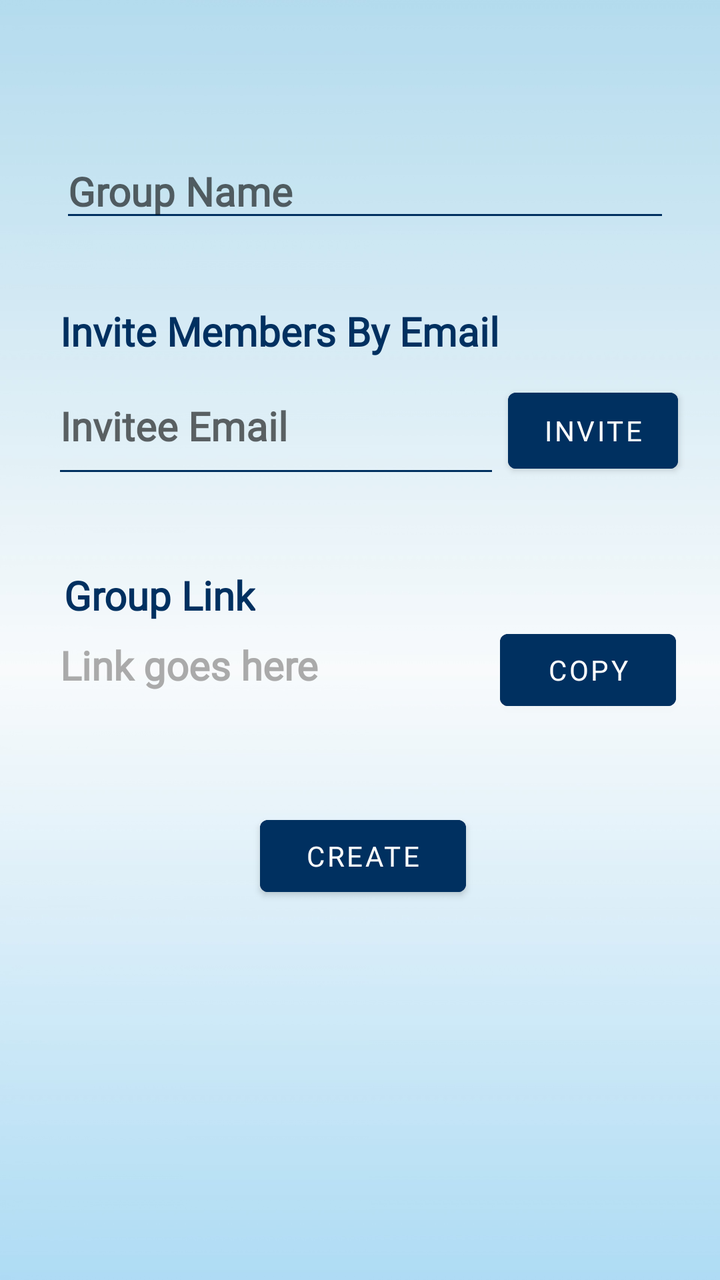
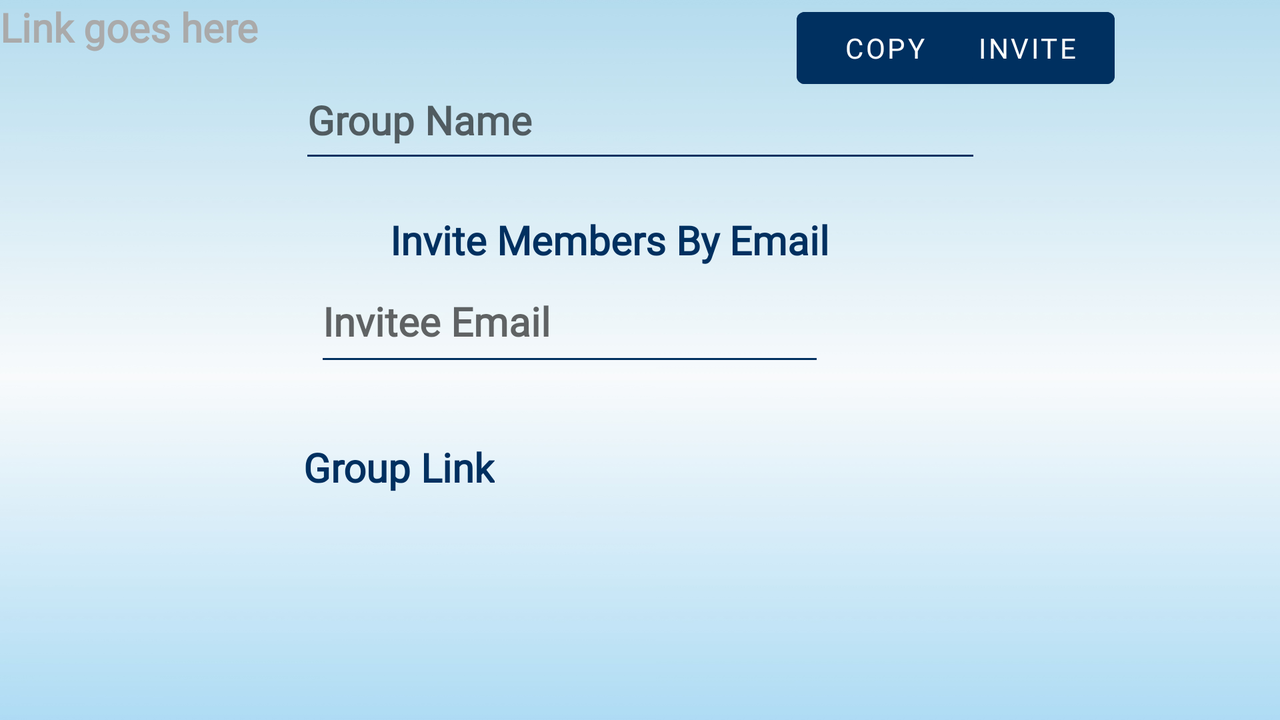

First picture: res/layout/ on a phone held upright. Second picture: the repository's own variant of that layout, on a device whose configuration matches the variant's folder. Source for both follows.
<!-- AndroidManifest.xml: application theme Theme.TidyUp -->
<!-- res/layout/activity_create_group.xml -->
<?xml version="1.0" encoding="utf-8"?>
<androidx.constraintlayout.widget.ConstraintLayout xmlns:android="http://schemas.android.com/apk/res/android"
    xmlns:app="http://schemas.android.com/apk/res-auto"
    xmlns:tools="http://schemas.android.com/tools"
    android:layout_width="match_parent"
    android:layout_height="match_parent"
    tools:context=".CreateGroup">

    <ImageView
        android:id="@+id/imageView"
        android:layout_width="wrap_content"
        android:layout_height="wrap_content"
        android:scaleType="fitXY"
        app:layout_constraintBottom_toBottomOf="parent"
        app:layout_constraintEnd_toEndOf="parent"
        app:layout_constraintHorizontal_bias="0.0"
        app:layout_constraintStart_toStartOf="parent"
        app:layout_constraintTop_toTopOf="parent"
        app:layout_constraintVertical_bias="0.0"
        app:srcCompat="@drawable/light_blue_background" />

    <LinearLayout
        android:layout_width="match_parent"
        android:layout_height="match_parent"
        android:orientation="vertical">

        <EditText
            android:id="@+id/groupName"
            android:layout_width="305dp"
            android:layout_height="wrap_content"
            android:layout_marginLeft="30dp"
            android:layout_marginTop="72dp"
            android:backgroundTint="#003060"
            android:ems="10"
            android:fontFamily="@font/bad_script"
            android:foregroundTint="#003060"
            android:hint="Group Name"
            android:textColor="#003060"
            android:textSize="20sp"
            android:textStyle="bold" />

        <TextView
            android:id="@+id/inviteByEmail"
            android:layout_width="wrap_content"
            android:layout_height="wrap_content"
            android:layout_marginLeft="30dp"
            android:layout_marginTop="36dp"
            android:fontFamily="@font/bad_script"
            android:text="Invite Members By Email"
            android:textColor="#003060"
            android:textSize="20sp"
            android:textStyle="bold" />

        <LinearLayout
            android:layout_width="match_parent"
            android:layout_height="65dp"
            android:orientation="horizontal">

            <EditText
                android:id="@+id/memberEmail"
                android:layout_width="224dp"
                android:layout_height="match_parent"
                android:layout_marginStart="26dp"
                android:backgroundTint="#003060"
                android:ems="10"
                android:fontFamily="@font/bad_script"
                android:foregroundTint="#003060"
                android:hint="Invitee Email"
                android:textColor="#003060"
                android:textSize="20sp"
                android:textStyle="bold" />

            <Button
                android:id="@+id/inviteButton"
                android:layout_width="85dp"
                android:layout_height="50dp"
                android:layout_marginStart="4dp"
                android:layout_marginEnd="24dp"
                android:backgroundTint="#003060"
                android:fontFamily="@font/bad_script"
                android:onClick="onInvite"
                android:text="Invite"
                android:textSize="14sp" />

        </LinearLayout>

        <TextView
            android:id="@+id/groupLinkText"
            android:layout_width="wrap_content"
            android:layout_height="wrap_content"
            android:layout_marginStart="32dp"
            android:layout_marginTop="40dp"
            android:layout_marginLeft="30dp"
            android:fontFamily="@font/bad_script"
            android:text="Group Link"
            android:textColor="#003060"
            android:textSize="20sp"
            android:textStyle="bold" />

        <LinearLayout
            android:layout_width="match_parent"
            android:layout_height="68dp"
            android:orientation="horizontal">

            <TextView
                android:id="@+id/linkText"
                android:layout_width="200dp"
                android:layout_height="wrap_content"
                android:layout_marginStart="30dp"
                android:fontFamily="@font/bad_script"
                android:text="Link goes here"
                android:textAllCaps="false"
                android:textColor="@android:color/darker_gray"
                android:textSize="20sp"
                android:textStyle="bold" />

            <Button
                android:id="@+id/copyButton"
                android:layout_width="wrap_content"
                android:layout_height="wrap_content"
                android:layout_marginStart="20dp"

                android:backgroundTint="#003060"
                android:fontFamily="@font/bad_script"
                android:onClick="onCopy"
                android:text="Copy"
                android:textSize="14sp" />
        </LinearLayout>

        <Button
            android:id="@+id/createGroupButton"
            android:layout_width="103dp"
            android:layout_height="wrap_content"
            android:layout_marginLeft="130dp"
            android:layout_marginTop="25dp"
            android:backgroundTint="#003060"
            android:fontFamily="@font/bad_script"
            android:onClick="onCreateGroup"
            android:text="Create"
            android:textSize="14sp" />
    </LinearLayout>
</androidx.constraintlayout.widget.ConstraintLayout>
<!-- resources referenced by this layout -->
<resources>
  <!-- drawable light_blue_background: png bitmap (drawable, 215984 bytes) -->
  <style name="Theme.TidyUp" parent="Theme.MaterialComponents.DayNight.DarkActionBar">
          
          <item name="colorPrimary">@color/purple_500</item>
          <item name="colorPrimaryVariant">@color/purple_700</item>
          <item name="colorOnPrimary">@color/white</item>
          
          <item name="colorSecondary">@color/teal_200</item>
          <item name="colorSecondaryVariant">@color/teal_700</item>
          <item name="colorOnSecondary">@color/black</item>
          
          <item name="android:statusBarColor" tools:targetApi="l">?attr/colorPrimaryVariant</item>
          
      </style>
  <color name="purple_500">#FF6200EE</color>
  <color name="purple_700">#FF3700B3</color>
  <color name="white">#FFFFFFFF</color>
  <color name="teal_200">#FF03DAC5</color>
  <color name="teal_700">#FF018786</color>
  <color name="black">#FF000000</color>
</resources>
<!-- res/layout-land/activity_create_group.xml (the repository's variant of the layout above) -->
<!-- drawn on the phone turned sideways -->
<?xml version="1.0" encoding="utf-8"?>
<androidx.constraintlayout.widget.ConstraintLayout xmlns:android="http://schemas.android.com/apk/res/android"
    xmlns:app="http://schemas.android.com/apk/res-auto"
    xmlns:tools="http://schemas.android.com/tools"
    android:layout_width="match_parent"
    android:layout_height="match_parent"
    tools:context=".CreateGroup">

    <ImageView
        android:id="@+id/imageView"
        android:layout_width="wrap_content"
        android:layout_height="wrap_content"
        android:scaleType="fitXY"
        app:layout_constraintBottom_toBottomOf="parent"
        app:layout_constraintEnd_toEndOf="parent"
        app:layout_constraintHorizontal_bias="1.0"
        app:layout_constraintStart_toStartOf="parent"
        app:layout_constraintTop_toTopOf="parent"
        app:layout_constraintVertical_bias="0.0"
        app:srcCompat="@drawable/light_blue_background" />

    <EditText
        android:id="@+id/groupName"
        android:layout_width="341dp"
        android:layout_height="56dp"
        android:backgroundTint="#003060"
        android:ems="10"
        android:fontFamily="@font/architects_daughter"
        android:foregroundTint="#003060"
        android:hint="Group Name"
        android:textColor="#003060"
        android:textSize="20sp"
        android:textStyle="bold"
        app:layout_constraintBottom_toBottomOf="parent"
        app:layout_constraintEnd_toEndOf="parent"
        app:layout_constraintStart_toStartOf="parent"
        app:layout_constraintTop_toTopOf="parent"
        app:layout_constraintVertical_bias="0.1" />

    <EditText
        android:id="@+id/memberEmail"
        android:layout_width="255dp"
        android:layout_height="58dp"
        android:backgroundTint="#003060"
        android:ems="10"
        android:fontFamily="@font/architects_daughter"
        android:foregroundTint="#003060"
        android:hint="Invitee Email"
        android:textColor="#003060"
        android:textSize="20sp"
        android:textStyle="bold"
        app:layout_constraintBottom_toBottomOf="parent"
        app:layout_constraintEnd_toEndOf="parent"
        app:layout_constraintHorizontal_bias="0.409"
        app:layout_constraintStart_toStartOf="parent"
        app:layout_constraintTop_toTopOf="parent"
        app:layout_constraintVertical_bias="0.43" />

    <TextView
        android:id="@+id/inviteByEmail"
        android:layout_width="wrap_content"
        android:layout_height="wrap_content"
        android:layout_marginStart="195dp"
        android:layout_marginTop="20dp"
        android:fontFamily="@font/architects_daughter"
        android:text="Invite Members By Email"
        android:textColor="#003060"
        android:textSize="20sp"
        android:textStyle="bold"
        app:layout_constraintStart_toStartOf="@+id/imageView"
        app:layout_constraintTop_toBottomOf="@+id/groupName" />

    <TextView
        android:id="@+id/linkText"
        android:layout_width="247dp"
        android:layout_height="42dp"
        android:fontFamily="@font/architects_daughter"
        android:text="Link goes here"
        android:textColor="@android:color/darker_gray"
        android:textSize="20sp"
        android:textStyle="bold"
        tools:layout_editor_absoluteX="195dp"
        tools:layout_editor_absoluteY="274dp" />

    <TextView
        android:id="@+id/groupLinkText"
        android:layout_width="wrap_content"
        android:layout_height="wrap_content"
        android:layout_marginStart="35dp"
        android:layout_marginTop="32dp"
        android:layout_marginEnd="291dp"
        android:fontFamily="@font/architects_daughter"
        android:text="Group Link"
        android:textColor="#003060"
        android:textSize="20sp"
        android:textStyle="bold"
        app:layout_constraintEnd_toEndOf="parent"
        app:layout_constraintHorizontal_bias="0.535"
        app:layout_constraintStart_toStartOf="parent"
        app:layout_constraintTop_toBottomOf="@+id/memberEmail" />

    <Button
        android:id="@+id/inviteButton"
        android:layout_width="wrap_content"
        android:layout_height="0dp"
        android:layout_marginEnd="35dp"
        android:backgroundTint="#003060"
        android:fontFamily="@font/architects_daughter"
        android:text="Invite"
        android:textSize="14sp"
        app:layout_constraintEnd_toEndOf="parent"
        app:layout_constraintHorizontal_bias="0.544"
        app:layout_constraintStart_toEndOf="@+id/memberEmail"
        tools:layout_editor_absoluteY="162dp" />

    <Button
        android:id="@+id/copyButton"
        android:layout_width="wrap_content"
        android:layout_height="wrap_content"
        android:layout_marginStart="6dp"
        android:layout_marginEnd="35dp"
        android:backgroundTint="#003060"
        android:fontFamily="@font/architects_daughter"
        android:text="Copy"
        android:textSize="14sp"
        app:layout_constraintEnd_toEndOf="parent"
        app:layout_constraintHorizontal_bias="0.55"
        app:layout_constraintStart_toEndOf="@+id/linkText"
        tools:layout_editor_absoluteY="274dp" />

</androidx.constraintlayout.widget.ConstraintLayout>
